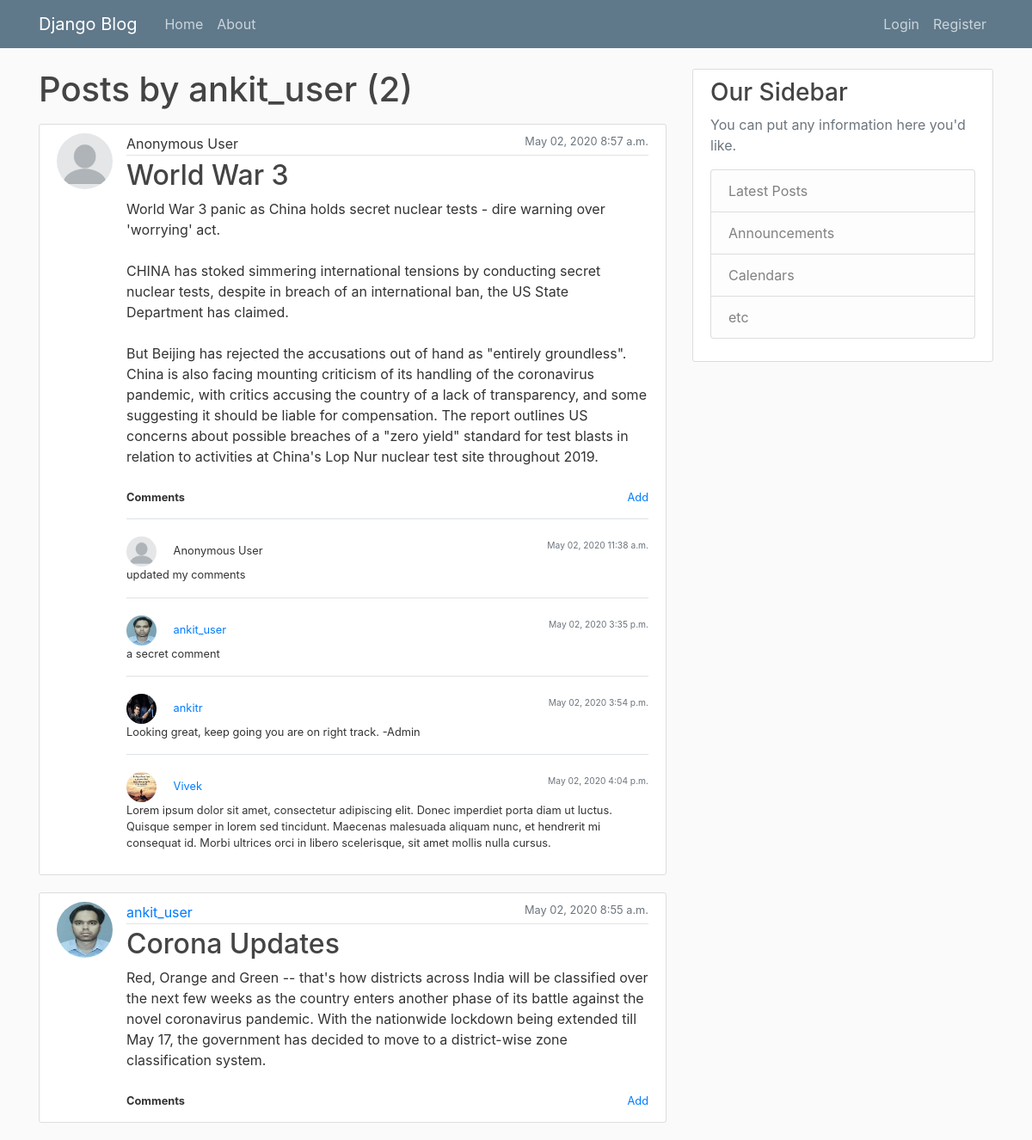
The app's page /user/ankit_user with its own data.
### blog/models.py (models this page shows, shortened)
class Post(models.Model):
    title = models.CharField(max_length=100)
    content = models.TextField()
    anonymous = models.BooleanField("Post as Anonymous User", editable=True, default=True)
    date_posted = models.DateTimeField(default=timezone.now)
    author = models.ForeignKey(User, on_delete=models.CASCADE)

class Comment(models.Model):
    content = models.TextField()
    anonymous = models.BooleanField("Comment as Anonymous User", editable=True, default=True)
    date_posted = models.DateTimeField(default=timezone.now)
    author = models.ForeignKey(User, on_delete=models.CASCADE)
    post = models.ForeignKey(Post, on_delete=models.CASCADE, related_name='comments')

### users/models.py (models this page shows, shortened)
class Profile(models.Model):
    user = models.OneToOneField(User, on_delete=models.CASCADE)
    image = models.ImageField(default='default.jpg', upload_to='profile_pics')

### blog/views.py (the view)
# urls.py: path('user/<str:username>', UserPostListView.as_view(), name='user-posts'),
class UserPostListView(ListView):
    model = Post
    template_name = 'blog/user_posts.html'  # <app>/<model>_<viewtype>.html
    context_object_name = 'posts'
    paginate_by = 5
    def get_queryset(self):
        user = get_object_or_404(User, username=self.kwargs.get('username'))
        return Post.objects.filter(author=user).order_by('-date_posted')

### blog/templates/blog/user_posts.html (shortened to what this page needs)
{% extends "blog/base.html" %}
{% block content %}
    <h1 class="mb-3">Posts by {{ view.kwargs.username }} ({{ page_obj.paginator.count }})</h1>
    {% for post in posts %}
        {% include 'blog/post_raw.html' with post=post %}
    {% endfor %}
{% endblock content %}

### blog/templates/blog/post_raw.html (shortened to what this page needs)
<article class="media content-section">
  {% if post.anonymous %}
    <img class="rounded-circle article-img" src="/media/profile_pics/anonymous.png">
  {% else %}
    <img class="rounded-circle article-img" src="{{ post.author.profile.image.url }}">
  {% endif %}
  <div class="media-body full-block">
  <div class="full-block">
    <div class="article-metadata">
        {% if post.anonymous %}
            Anonymous User
        {% else %}
            <a class="mr-2" href="{% url 'user-posts' post.author.username %}">{{ post.author }}</a>
        {% endif %}
      <small class="text-muted" style="float:right;">{{ post.date_posted|date:"F d, Y P" }}</small>
    </div>
    <h2><a class="article-title" href="{% url 'post-detail' post.id %}">{{ post.title }}</a></h2>
    <p class="article-content">{{ post.content }}</p>
  </div>
  <div class="full-block small padding-top-10">
      <div class="float-left " style="font-weight: bold" >Comments</div>
      <div class="float-right">
          <a href="{% url 'post-comment-create' post_id=post.id %}">Add</a>
      </div>
  </div>
  <br>
  {% if post.comments.all  %}
    <div class="full-block padding-top-10">
      {% for comment in post.comments.all %}
        {% include 'blog/comment_detail.html' with comment=comment editable=True %}
      {% endfor %}
    </div>
  {% endif %}
  </div>
</article>

### blog/templates/blog/comment_detail.html (shortened to what this page needs)
<div class="float-left full-block padding-top-20 border-top">
    <div class="small float-left full-block">
        <div class="float-left">
        {% if comment.anonymous %}
            <img class="rounded-circle comment-img" src="/media/profile_pics/anonymous.png">
            Anonymous User
        {% else %}
            <img class="rounded-circle comment-img" src="{{ comment.author.profile.image.url }}">
            <a class="mr-2" href="{% url 'user-posts' comment.author.username %}">{{ comment.author }}</a>
        {% endif %}
        </div>
        <div class="float-right">
            <small class="text-muted" styl    e="float:right;">{{ comment.date_posted|date:"F d, Y P" }}</small>
        </div>
    </div>
    <p class="small">{{ comment.content }}</p>
</div>

### blog/static/blog/main.css (style rules this page uses)
body { background: #fafafa; color: #333333; margin-top: 5rem; }
h1, h2, h3, h4, h5, h6 { color: #444444; }
.content-section { background: #ffffff; padding: 10px 20px; border: 1px solid #dddddd; border-radius: 3px; margin-bottom: 20px; }
.article-title { color: #444444; }
.article-content { white-space: pre-line; }
.article-img { height: 65px; width: 65px; margin-right: 16px; }
.article-metadata { padding-bottom: 1px; margin-bottom: 4px; border-bottom: 1px solid #e3e3e3 }
.comment-img { height: 35px; width: 35px; margin-right: 16px; }
.full-block { width:100%; display: block; }
.padding-top-20 { padding-top: 20px; }
.padding-top-10 { padding-top: 10px; }

### records on screen
Post: anonymous True (drawn), date_posted "May 02, 2020 8:57 a.m.", title "World War 3", content "World War 3 panic as China holds secret nuclear tests - dire warning over 'worrying' act. CHINA has stoked simmering international tensions by conducting secret nuclear tests, despite in breach of an international ban, the US State Department has claimed. But Beijing has rejected the accusations out of hand as \"entirely groundless\". China is also facing mounting criticism of its handling of the coronavirus pandemic, with critics accusing the country of a lack of transparency, and some suggesting it should be liable for compensation. The report outlines US concerns about possible breaches of a \"zero yield\" standard for test blasts in relation to activities at China's Lop Nur nuclear test…"
Comment: anonymous True (drawn), date_posted "May 02, 2020 11:38 a.m.", content "updated my comments"
Comment: author.profile.image (picture), author "ankit_user", date_posted "May 02, 2020 3:35 p.m.", content "a secret comment"
Comment: author.profile.image (picture), author "ankitr", date_posted "May 02, 2020 3:54 p.m.", content "Looking great, keep going you are on right track. -Admin"
Comment: author.profile.image (placeholder picture), author "Vivek", date_posted "May 02, 2020 4:04 p.m.", content "Lorem ipsum dolor sit amet, consectetur adipiscing elit. Donec imperdiet porta diam ut luctus. Quisque semper in lorem sed tincidunt. Maecenas malesuada aliquam nunc, et hendrerit mi consequat id. Morbi ultrices orci in libero scelerisque, sit amet mollis nulla cursus."
Post: author.profile.image (picture), author "ankit_user", date_posted "May 02, 2020 8:55 a.m.", title "Corona Updates", content "Red, Orange and Green -- that's how districts across India will be classified over the next few weeks as the country enters another phase of its battle against the novel coronavirus pandemic. With the nationwide lockdown being extended till May 17, the government has decided to move to a district-wise zone classification system."

### other values on screen
{{ view.kwargs.username }} "ankit_user"
{{ page_obj.paginator.count }} "2"
